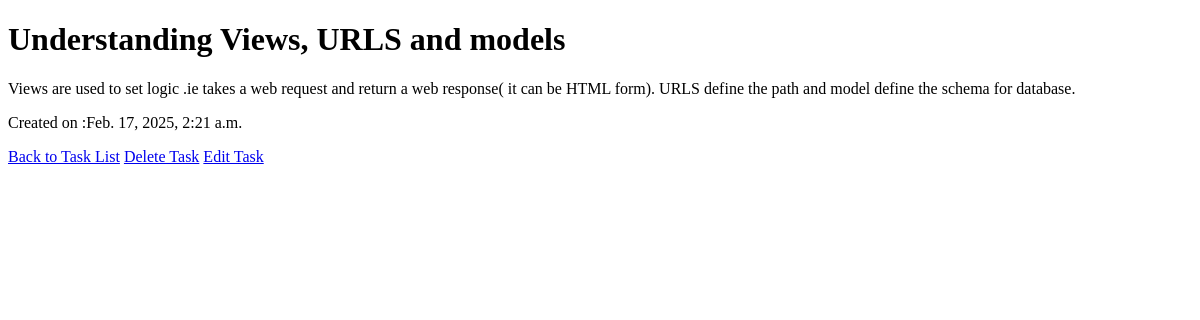
The app's page /task/3/ (signed in), older data.
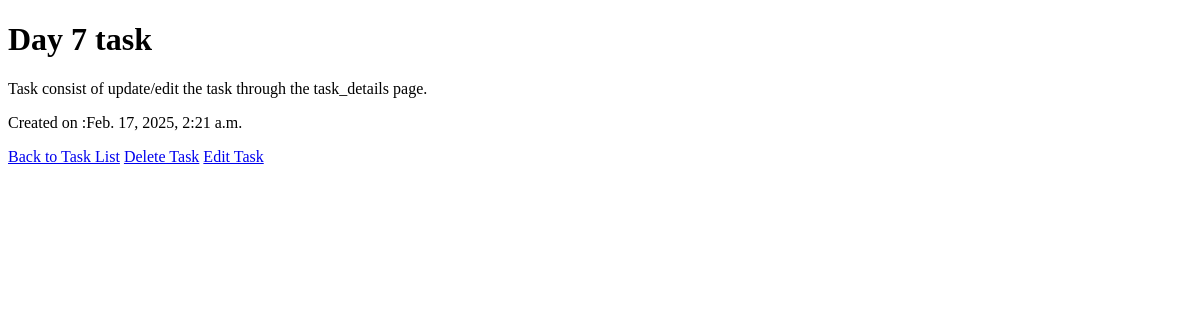
The same page, newer data.
### tasks/models.py (models this page shows, shortened)
class Task(models.Model):
    title = models.CharField(max_length=200)
    description=models.TextField()
    created_at = models.DateTimeField(auto_now_add=True)
    status = models.BooleanField(default=False)

### tasks/views.py (the view)
# urls.py: path("task/<int:task_id>/",task_detail,name='task_detail'),
@login_required
def task_detail(request,task_id):
    task = get_object_or_404(Task,id=task_id)
    return render(request,'tasks/task_detail.html',{'task':task})

### tasks/templates/tasks/task_detail.html (shortened to what this page needs)
<!DOCTYPE html>
<html lang="en">
<head>
</head>
<body>
    <h1>{{task.title}}</h1>
    <p>{{task.description}}</p>
    <p>Created on :{{task.created_at}}</p>
    <a href="{% url 'task_list' %}">Back to Task List</a>
    <a href="{% url 'delete_task' task.id %}">Delete Task</a>
    <a href="{% url 'edit_task' task.id %}">Edit Task</a>
</body>
</html>

Row changes from the older to the newer data that the page shows:
changed Task: title "Understanding Views, URLS and models" → "Day 7 task"; description "Views are used to set logic .ie takes a web request and return a web response( it can be HTML form). URLS define the path and model define the schema for database." → "Task consist of update/edit the task through the task_details page."
